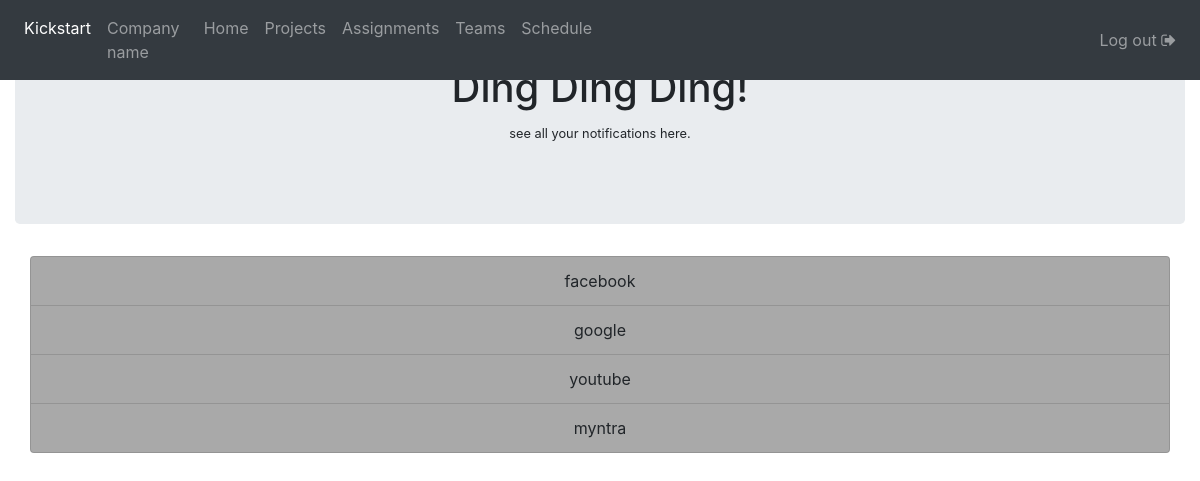
The page /notifs/notifications/ on the database its author committed.
### notifs/models.py (models this page shows, shortened)
class Webpage(models.Model):
    name = models.CharField(max_length=264,unique=True)
    url = models.URLField(unique=True)

### notifs/views.py (the view)
# urls.py: path('notifications/', views.allNotifications, name='notifications'),
def allNotifications(request):
    webpage = Webpage.objects.all()
    record_dict = {'pages':webpage}
    return render(request, 'notifs/allNotifications.html', context=record_dict)

### templates/notifs/allNotifications.html (shortened to what this page needs)
<!DOCTYPE html>
<html>
<head>
    <link rel="stylesheet" href="https://maxcdn.bootstrapcdn.com/bootstrap/4.1.3/css/bootstrap.min.css">
    <link rel="stylesheet" href="https://cdnjs.cloudflare.com/ajax/libs/font-awesome/4.7.0/css/font-awesome.min.css">
</head>
<body>
<nav class="navbar navbar-expand-md navbar-dark bg-dark fixed-top">
    <div class="navbar-collapse collapse w-100 order-1 order-md-0 dual-collapse2">
        <ul class="navbar-nav mr-auto">
            <div class="navbar-header">
                <li class="nav-item active">
                    <a class="nav-link" href="#">Kickstart</a>
                </li>
            </div>
            <li class="nav-item">
                <a class="nav-link">Company name</a>
            </li>
            <li class="nav-item">
                <a class="nav-link" href="#">Home</a>
            </li>
            <li class="nav-item">
                <a class="nav-link" href="#">Projects</a>
            </li>
            <li class="nav-item">
                <a class="nav-link" href="#">Assignments</a>
            </li>
            <li class="nav-item">
                <a class="nav-link" href="#">Teams</a>
            </li>
            <li class="nav-item">
                <a class="nav-link" href="#">Schedule</a>
            </li>
        </ul>
    </div>
    <div class="navbar-collapse collapse w-100 order-3 dual-collapse2">
        <ul class="navbar-nav ml-auto">
            <li class="nav-item">
                <a class="nav-link" href="#">{{ user.username }}</a>
            </li>
            <li class="nav-item">
                <a class="nav-link" href="#">Log out <span class="fa fa-sign-out" style="font-size: 16px;"></span></a>
            </li>
        </ul>
    </div>
</nav>
<div class="container-fluid">
    <div class="jumbotron">
        <h1 class="text-center">Ding Ding Ding!</h1>
        <p class="text-center">
            <small>see all your notifications here.</small>
    </div>
</div>
{% if pages %}
    <ul class="text-center" style="padding-left: 30px;padding-right: 30px;">
        {% for page in pages %}
            <li class="list-group-item" style="background-color: darkgray">{{ page.name }}</li>
        {% endfor %}
    </ul>
{% else %}
    <p>NO PAGES</p>
{% endif %}
</body>
</html>

### rows shown on the page
Webpage: name "facebook"
Webpage: name "google"
Webpage: name "youtube"
Webpage: name "myntra"
